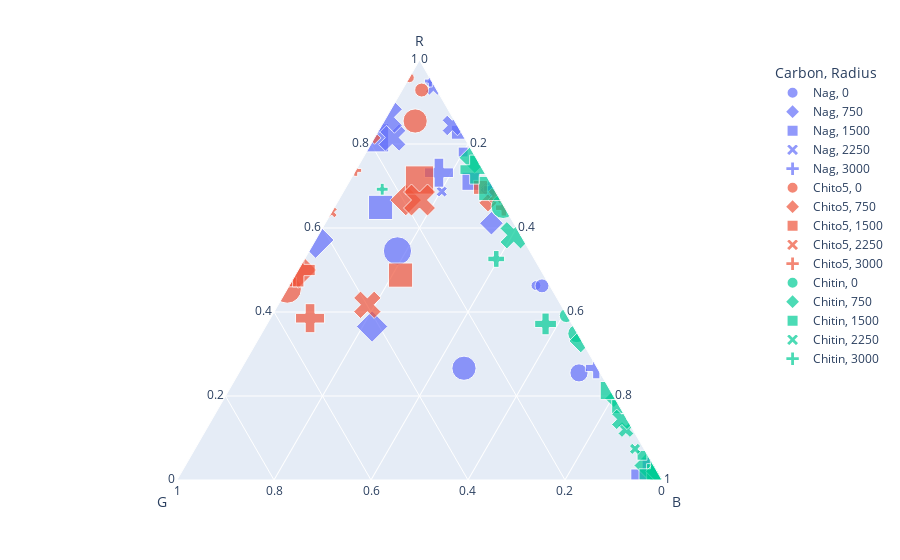

Notebook code for this chart:
### Code cell
df4plot = pop_den_1d_df[(pop_den_1d_df["Rep"] == "rep3") & ((pop_den_1d_df["Radius"] == 0) | (pop_den_1d_df["Radius"] == 750) | (pop_den_1d_df["Radius"] == 1500) | (pop_den_1d_df["Radius"] == 2250) | (pop_den_1d_df["Radius"] == 3000))]
fig = px.scatter_ternary(df4plot, a='R', b='G', c='B',
    size="Time", color="Carbon", symbol="Radius")
fig.write_image("results/1Drep3.pdf")
fig.show()

### Figure 1 — Plotly figure (JSON) as saved in the notebook; plotly's stock layout.template omitted (floating-point values rounded to 4 significant figures)
{"data": [{"a": [0.451, 0.4629, 0.4622, 0.255, 0.2661, 0.5455], "b": [0.06774, 0.02836, 0.01633, 0.04363, 0.2752, 0.2727], "c": [0.4813, 0.5087, 0.5215, 0.7014, 0.4587, 0.1818], "hovertemplate": "Carbon=Nag<br>Radius=0<br>R=%{a}<br>G=%{b}<br>B=%{c}<br>Time=%{marker.size}<extra></extra>", "legendgroup": "Nag, 0", "marker": {"color": "#636efa", "size": [0, 11, 22, 37, 66, 90], "sizemode": "area", "sizeref": 0.225, "symbol": "circle"}, "mode": "markers", "name": "Nag, 0", "showlegend": true, "subplot": "ternary", "type": "scatterternary"}, {"a": [0.6058, 0.6963, 0.6904, 0.6113, 0.3655, 0.5714], "b": [0.09808, 0.01298, 0.01165, 0.04609, 0.4151, 0.4286], "c": [0.2961, 0.2907, 0.2979, 0.3426, 0.2194, 0], "hovertemplate": "Carbon=Nag<br>Radius=750<br>R=%{a}<br>G=%{b}<br>B=%{c}<br>Time=%{marker.size}<extra></extra>", "legendgroup": "Nag, 750", "marker": {"color": "#636efa", "size": [0, 11, 22, 37, 66, 90], "sizemode": "area", "sizeref": 0.225, "symbol": "diamond"}, "mode": "markers", "name": "Nag, 750", "showlegend": true, "subplot": "ternary", "type": "scatterternary"}, {"a": [0.6227, 0.7809, 0.828, 0.7112, 0.6491, 0.8148], "b": [0.1113, 0.01955, 0.005962, 0.03811, 0.2557, 0.1852], "c": [0.266, 0.1995, 0.166, 0.2506, 0.09521, 0], "hovertemplate": "Carbon=Nag<br>Radius=1500<br>R=%{a}<br>G=%{b}<br>B=%{c}<br>Time=%{marker.size}<extra></extra>", "legendgroup": "Nag, 1500", "marker": {"color": "#636efa", "size": [0, 11, 22, 37, 66, 90], "sizemode": "area", "sizeref": 0.225, "symbol": "square"}, "mode": "markers", "name": "Nag, 1500", "showlegend": true, "subplot": "ternary", "type": "scatterternary"}, {"a": [0.5532, 0.6868, 0.9352, 0.8442, 0.8154, 0.8636], "b": [0.1991, 0.1106, 0.003735, 0.01014, 0.1485, 0.1364], "c": [0.2477, 0.2026, 0.0611, 0.1457, 0.03609, 0], "hovertemplate": "Carbon=Nag<br>Radius=2250<br>R=%{a}<br>G=%{b}<br>B=%{c}<br>Time=%{marker.size}<extra></extra>", "legendgroup": "Nag, 2250", "marker": {"color": "#636efa", "size": [0, 11, 22, 37, 66, 90], "sizemode": "area", "sizeref": 0.225, "symbol": "x"}, "mode": "markers", "name": "Nag, 2250", "showlegend": true, "subplot": "ternary", "type": "scatterternary"}, {"a": [0.8241, 0.9498, 0.6943, 0.2668, 0.7317, 0.01276], "b": [0.0503, 0.002721, 0.00346, 0.002138, 0.09409, 0.02296], "c": [0.1256, 0.04746, 0.3023, 0.7311, 0.1742, 0.9643], "hovertemplate": "Carbon=Nag<br>Radius=3000<br>R=%{a}<br>G=%{b}<br>B=%{c}<br>Time=%{marker.size}<extra></extra>", "legendgroup": "Nag, 3000", "marker": {"color": "#636efa", "size": [0, 11, 22, 37, 66, 90], "sizemode": "area", "sizeref": 0.225, "symbol": "cross"}, "mode": "markers", "name": "Nag, 3000", "showlegend": true, "subplot": "ternary", "type": "scatterternary"}, {"a": [0.7, 0.9578, 0.9285, 0.8548, 0.4545], "b": [0.3, 0.04207, 0.03126, 0.08156, 0.5455], "c": [0, 9.853e-05, 0.04028, 0.06368, 0], "hovertemplate": "Carbon=Chito5<br>Radius=0<br>R=%{a}<br>G=%{b}<br>B=%{c}<br>Time=%{marker.size}<extra></extra>", "legendgroup": "Chito5, 0", "marker": {"color": "#EF553B", "size": [0, 11, 22, 66, 90], "sizemode": "area", "sizeref": 0.225, "symbol": "circle"}, "mode": "markers", "name": "Chito5, 0", "showlegend": true, "subplot": "ternary", "type": "scatterternary"}, {"a": [0.6667, 0.8146, 0.66, 0.6665, 0.5], "b": [0.3333, 0.1854, 0.0288, 0.1951, 0.5], "c": [0, 0, 0.3112, 0.1385, 0], "hovertemplate": "Carbon=Chito5<br>Radius=750<br>R=%{a}<br>G=%{b}<br>B=%{c}<br>Time=%{marker.size}<extra></extra>", "legendgroup": "Chito5, 750", "marker": {"color": "#EF553B", "size": [0, 11, 22, 66, 90], "sizemode": "area", "sizeref": 0.225, "symbol": "diamond"}, "mode": "markers", "name": "Chito5, 750", "showlegend": true, "subplot": "ternary", "type": "scatterternary"}, {"a": [0.5, 0.4717, 0.6967, 0.4878, 0.7143], "b": [0.5, 0.5283, 0.02593, 0.2952, 0.1429], "c": [0, 0, 0.2773, 0.217, 0.1429], "hovertemplate": "Carbon=Chito5<br>Radius=1500<br>R=%{a}<br>G=%{b}<br>B=%{c}<br>Time=%{marker.size}<extra></extra>", "legendgroup": "Chito5, 1500", "marker": {"color": "#EF553B", "size": [0, 11, 22, 66, 90], "sizemode": "area", "sizeref": 0.225, "symbol": "square"}, "mode": "markers", "name": "Chito5, 1500", "showlegend": true, "subplot": "ternary", "type": "scatterternary"}, {"a": [0.2222, 0.6376, 0.6765, 0.4172, 0.6667], "b": [0.6667, 0.3624, 0.003947, 0.3989, 0.1667], "c": [0.1111, 0, 0.3195, 0.1839, 0.1667], "hovertemplate": "Carbon=Chito5<br>Radius=2250<br>R=%{a}<br>G=%{b}<br>B=%{c}<br>Time=%{marker.size}<extra></extra>", "legendgroup": "Chito5, 2250", "marker": {"color": "#EF553B", "size": [0, 11, 22, 66, 90], "sizemode": "area", "sizeref": 0.225, "symbol": "x"}, "mode": "markers", "name": "Chito5, 2250", "showlegend": true, "subplot": "ternary", "type": "scatterternary"}, {"a": [0.3333, 0.7371, 0.6484, 0.3853, 0.5], "b": [0.2667, 0.2629, 0.00184, 0.533, 0.5], "c": [0.4, 0, 0.3498, 0.08168, 0], "hovertemplate": "Carbon=Chito5<br>Radius=3000<br>R=%{a}<br>G=%{b}<br>B=%{c}<br>Time=%{marker.size}<extra></extra>", "legendgroup": "Chito5, 3000", "marker": {"color": "#EF553B", "size": [0, 11, 22, 66, 90], "sizemode": "area", "sizeref": 0.225, "symbol": "cross"}, "mode": "markers", "name": "Chito5, 3000", "showlegend": true, "subplot": "ternary", "type": "scatterternary"}, {"a": [0.007724, 0.006098, 0.3915, 0.3486, 0.6515, 0.002096], "b": [0.0004352, 0.001524, 0.001446, 0.001214, 0.001733, 0.001048], "c": [0.9918, 0.9924, 0.607, 0.6502, 0.3468, 0.9969], "hovertemplate": "Carbon=Chitin<br>Radius=0<br>R=%{a}<br>G=%{b}<br>B=%{c}<br>Time=%{marker.size}<extra></extra>", "legendgroup": "Chitin, 0", "marker": {"color": "#00cc96", "size": [0, 11, 22, 37, 66, 90], "sizemode": "area", "sizeref": 0.225, "symbol": "circle"}, "mode": "markers", "name": "Chitin, 0", "showlegend": true, "subplot": "ternary", "type": "scatterternary"}, {"a": [0.0251, 0.02564, 0.194, 0.3309, 0.7673, 0.03448], "b": [0.02929, 0.00641, 0.002166, 0.001911, 0.00238, 0.002653], "c": [0.9456, 0.9679, 0.8038, 0.6672, 0.2303, 0.9629], "hovertemplate": "Carbon=Chitin<br>Radius=750<br>R=%{a}<br>G=%{b}<br>B=%{c}<br>Time=%{marker.size}<extra></extra>", "legendgroup": "Chitin, 750", "marker": {"color": "#00cc96", "size": [0, 11, 22, 37, 66, 90], "sizemode": "area", "sizeref": 0.225, "symbol": "diamond"}, "mode": "markers", "name": "Chitin, 750", "showlegend": true, "subplot": "ternary", "type": "scatterternary"}, {"a": [0.01511, 0.05882, 0.1749, 0.213, 0.6942, 0.005331], "b": [0.01813, 0.01176, 0.001891, 0.002154, 0.005878, 0], "c": [0.9668, 0.9294, 0.8233, 0.7848, 0.2999, 0.9947], "hovertemplate": "Carbon=Chitin<br>Radius=1500<br>R=%{a}<br>G=%{b}<br>B=%{c}<br>Time=%{marker.size}<extra></extra>", "legendgroup": "Chitin, 1500", "marker": {"color": "#00cc96", "size": [0, 11, 22, 37, 66, 90], "sizemode": "area", "sizeref": 0.225, "symbol": "square"}, "mode": "markers", "name": "Chitin, 1500", "showlegend": true, "subplot": "ternary", "type": "scatterternary"}, {"a": [0.008969, 0.07407, 0.1202, 0.1444, 0.5827, 0.001456], "b": [0.008969, 0.01852, 0.01414, 0.01057, 0.0144, 0], "c": [0.9821, 0.9074, 0.8656, 0.845, 0.4029, 0.9985], "hovertemplate": "Carbon=Chitin<br>Radius=2250<br>R=%{a}<br>G=%{b}<br>B=%{c}<br>Time=%{marker.size}<extra></extra>", "legendgroup": "Chitin, 2250", "marker": {"color": "#00cc96", "size": [0, 11, 22, 37, 66, 90], "sizemode": "area", "sizeref": 0.225, "symbol": "x"}, "mode": "markers", "name": "Chitin, 2250", "showlegend": true, "subplot": "ternary", "type": "scatterternary"}, {"a": [0.05224, 0.6923, 0.5263, 0.3716, 0.739, 0.01328], "b": [0.05224, 0.2308, 0.0786, 0.05427, 0.01712, 0.005693], "c": [0.8955, 0.07692, 0.3951, 0.5741, 0.2438, 0.981], "hovertemplate": "Carbon=Chitin<br>Radius=3000<br>R=%{a}<br>G=%{b}<br>B=%{c}<br>Time=%{marker.size}<extra></extra>", "legendgroup": "Chitin, 3000", "marker": {"color": "#00cc96", "size": [0, 11, 22, 37, 66, 90], "sizemode": "area", "sizeref": 0.225, "symbol": "cross"}, "mode": "markers", "name": "Chitin, 3000", "showlegend": true, "subplot": "ternary", "type": "scatterternary"}], "layout": {"legend": {"itemsizing": "constant", "title": {"text": "Carbon, Radius"}, "tracegroupgap": 0}, "margin": {"t": 60}, "ternary": {"aaxis": {"title": {"text": "R"}}, "baxis": {"title": {"text": "G"}}, "caxis": {"title": {"text": "B"}}, "domain": {"x": [0, 1], "y": [0, 1]}}}}
